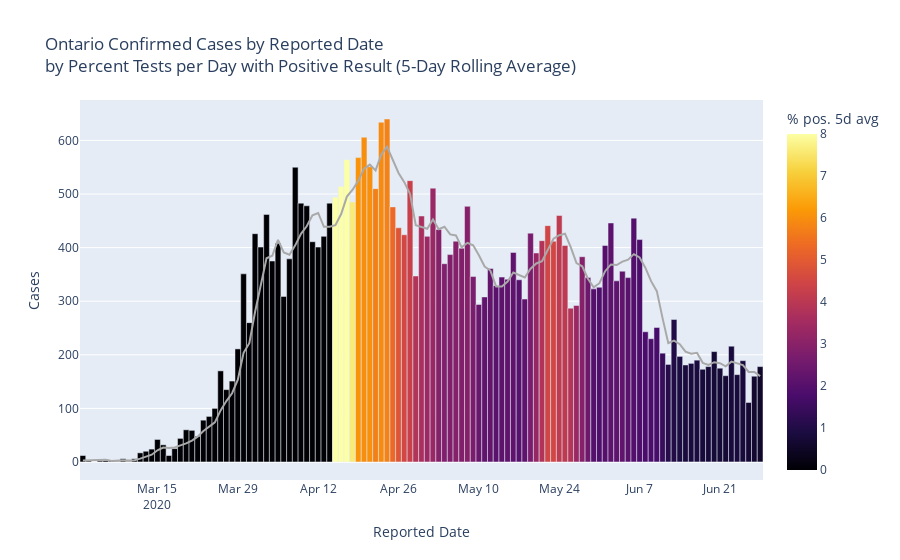

Notebook source saved alongside this figure:
### Code cell
#hide_input

rollingbardf = testconfirmeddf[testconfirmeddf["ReportedDate"] >= "2020-03-01"]

rollingbar = px.bar(rollingbardf, 
       x="ReportedDate", y="New Cases", 
       color="5d Avg Percent Tested Positive", range_color=[0,8],
       color_continuous_scale=px.colors.sequential.Inferno,
       hover_data=["New Cases", "Total tests completed in the last day"],
       labels={"5d Avg Percent Tested Positive" : "% pos. 5d avg", "New Cases" : "Cases", "ReportedDate" : "Reported Date"},
       title="Ontario Confirmed Cases by Reported Date<br>by Percent Tests per Day with Positive Result (5-Day Rolling Average)",
      )
rollingbar.update_layout(bargap=0)
rollingbar.add_trace(go.Scatter(x=rollingbardf["ReportedDate"], y=rollingbardf["New Cases Mean 5d"], mode="lines",
                             name="Cases 5d Avg", showlegend=False,
                              line=dict(color="darkgrey", dash="solid")))
